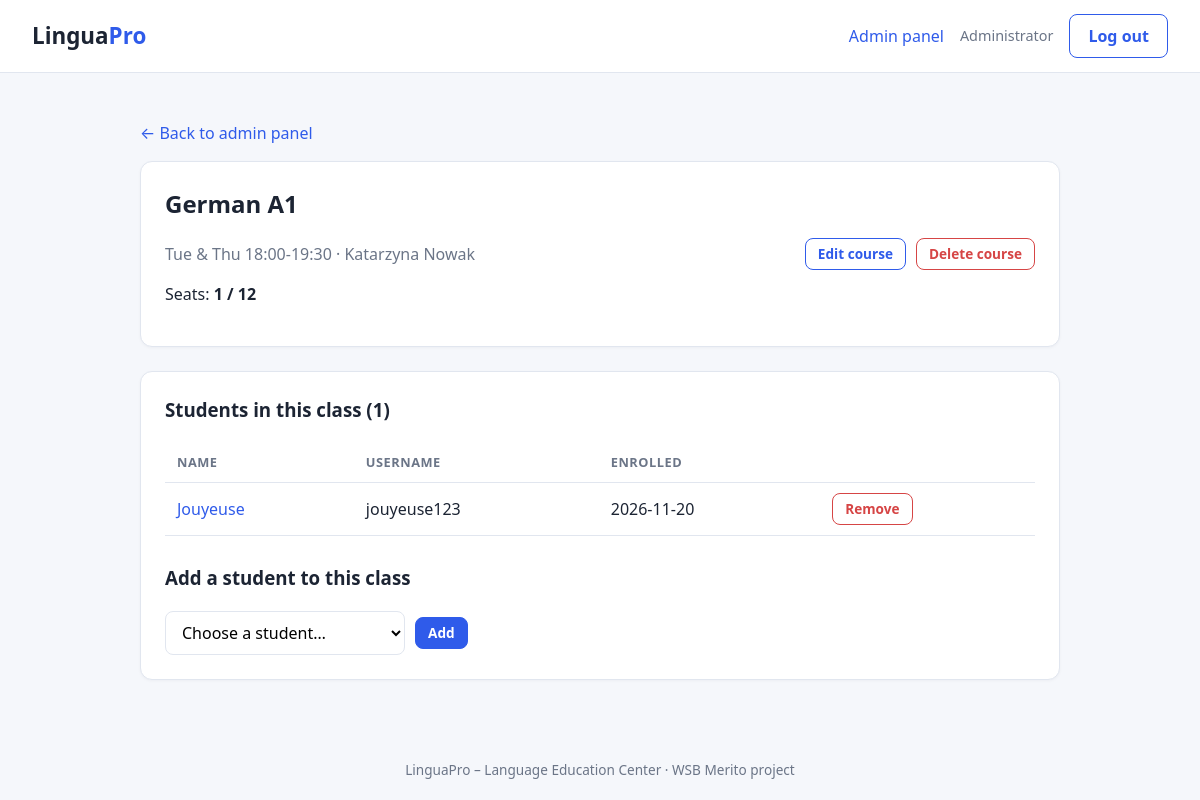
The page /admin/course/4 (signed in) on the database its author committed.
### tables this page shows
CREATE TABLE courses (
    id           INTEGER PRIMARY KEY AUTOINCREMENT,
    name         TEXT NOT NULL,
    language     TEXT NOT NULL,
    level        TEXT NOT NULL,
    schedule     TEXT NOT NULL,
    teacher      TEXT NOT NULL,
    max_students INTEGER NOT NULL DEFAULT 20
);

CREATE TABLE enrollments (
    id          INTEGER PRIMARY KEY AUTOINCREMENT,
    user_id     INTEGER NOT NULL REFERENCES users(id)   ON DELETE CASCADE,
    course_id   INTEGER NOT NULL REFERENCES courses(id) ON DELETE CASCADE,
    enrolled_at TEXT NOT NULL DEFAULT CURRENT_TIMESTAMP,
    UNIQUE (user_id, course_id)
);

CREATE TABLE users (
    id            INTEGER PRIMARY KEY AUTOINCREMENT,
    full_name     TEXT NOT NULL,
    username      TEXT NOT NULL UNIQUE,
    password_hash TEXT NOT NULL,
    role          TEXT NOT NULL CHECK (role IN ('student', 'admin')),
    created_at    TEXT NOT NULL DEFAULT CURRENT_TIMESTAMP
);

### app.py (the view)
@app.route("/admin/course/<int:course_id>")
@login_required("admin")
def admin_course(course_id):
    db = get_db()
    course = get_course_or_404(db, course_id)
    students = db.execute(
        "SELECT u.id, u.full_name, u.username, e.enrolled_at FROM enrollments e "
        "JOIN users u ON u.id = e.user_id WHERE e.course_id = ? "
        "ORDER BY u.full_name", (course_id,)).fetchall()
    candidates = db.execute(
        "SELECT id, full_name, username FROM users WHERE role = 'student' AND id NOT IN "
        "(SELECT user_id FROM enrollments WHERE course_id = ?) ORDER BY full_name",
        (course_id,)).fetchall()
    return render_template("admin_course.html", course=course, students=students,
                           candidates=candidates,
                           is_full=len(students) >= course["max_students"])

### app.py (called while the page is built)
def get_db():
    if "db" not in g:
        g.db = sqlite3.connect(DATABASE)
        g.db.row_factory = sqlite3.Row
        g.db.execute("PRAGMA foreign_keys = ON")
    return g.db

def get_course_or_404(db, course_id):
    course = db.execute("SELECT * FROM courses WHERE id = ?", (course_id,)).fetchone()
    if not course:
        abort(404)
    return course

@app.before_request
def csrf_protect():
    if "csrf" not in session:
        session["csrf"] = secrets.token_hex(16)
    if request.method == "POST":
        token = request.form.get("csrf", "")
        if not secrets.compare_digest(token, session["csrf"]):
            abort(400, "Invalid form token")

@app.context_processor
def inject_globals():
    return {"csrf_token": session.get("csrf", ""),
            "current_role": session.get("role"),
            "current_name": session.get("name")}

def login_required(role):
    def decorator(view):
        @wraps(view)
        def wrapped(*args, **kwargs):
            if session.get("role") != role:
                flash("Please log in to continue.", "error")
                return redirect(url_for("login"))
            return view(*args, **kwargs)
        return wrapped
    return decorator

### templates/admin_course.html (shortened to what this page needs)
{% extends "base.html" %}
{% block content %}
<p><a href="{{ url_for('admin_dashboard') }}">← Back to admin panel</a></p>
<section class="card">
  <div class="row-between">
    <div>
      <h2>{{ course.name }}</h2>
      <p class="muted">{{ course.schedule }} · {{ course.teacher }}</p>
      <p>Seats: <strong>{{ students|length }} / {{ course.max_students }}</strong>
        {% if is_full %}<span class="badge badge-full">Full</span>{% endif %}</p>
    </div>
    <div class="actions-row">
      <a class="btn btn-small btn-ghost" href="{{ url_for('admin_course_edit', course_id=course.id) }}">Edit course</a>
      <form method="post" action="{{ url_for('admin_course_delete', course_id=course.id) }}" class="inline"
            onsubmit="return confirm('Delete this course and remove all its enrollments? This cannot be undone.');">
        <button class="btn btn-small btn-danger" type="submit">Delete course</button>
      </form>
    </div>
  </div>
</section>
<section class="card">
  <h3>Students in this class ({{ students|length }})</h3>
  {% if students %}
  <table>
    <thead><tr><th>Name</th><th>Username</th><th>Enrolled</th><th></th></tr></thead>
    <tbody>
    {% for s in students %}
      <tr>
        <td><a href="{{ url_for('admin_student', student_id=s.id) }}">{{ s.full_name }}</a></td>
        <td>{{ s.username }}</td><td>{{ s.enrolled_at[:10] }}</td>
        <td>
          <form method="post" action="{{ url_for('admin_enrollment_remove') }}" class="inline">
            <button class="btn btn-small btn-danger" type="submit">Remove</button>
          </form>
        </td>
      </tr>
    {% endfor %}
    </tbody>
  </table>
  {% else %}
    <p class="muted">Nobody is enrolled yet.</p>
  {% endif %}
  <h3 class="spaced">Add a student to this class</h3>
  {% if is_full %}
    <p class="muted">The class is full. Remove a student or raise the maximum first.</p>
  {% elif candidates %}
  <form method="post" action="{{ url_for('admin_enrollment_add') }}" class="inline-form">
    <select name="student_id" required>
      <option value="">Choose a student…</option>
    </select>
    <button class="btn btn-small" type="submit">Add</button>
  </form>
  {% else %}
    <p class="muted">There are no other students to add.</p>
  {% endif %}
</section>
{% endblock %}

### static/style.css (style rules this page uses)
:root { --bg: #f5f7fb; --card: #ffffff; --text: #1c2433; --muted: #6b7587; --primary: #2f5bea; --primary-dark: #2346c0; --danger: #d64545; --border: #e1e6ef; --success-bg: #e6f6ec; --success-text: #1d6b3a; --error-bg: #fdecec; --error-text: #9b2c2c; }
* { box-sizing: border-box; }
body { margin: 0; font-family: "Segoe UI", system-ui, -apple-system, Roboto, Arial, sans-serif; background: var(--bg); color: var(--text); line-height: 1.5; min-height: 100vh; display: flex; flex-direction: column; }
a { color: var(--primary); text-decoration: none; }
.card { background: var(--card); border: 1px solid var(--border); border-radius: 12px; padding: 24px; margin-bottom: 24px; box-shadow: 0 1px 3px rgba(20, 30, 60, 0.04); }
h2, h3 { margin-top: 0; }
.muted { color: var(--muted); }
.btn { display: inline-block; background: var(--primary); color: #fff; border: 1px solid var(--primary); padding: 9px 18px; border-radius: 8px; font: inherit; font-weight: 600; cursor: pointer; }
.btn-ghost { background: transparent; color: var(--primary); }
.btn-small { padding: 5px 12px; font-size: 0.85rem; }
.btn-danger { background: transparent; color: var(--danger); border-color: var(--danger); }
form.inline { display: inline; margin: 0; }
table { width: 100%; border-collapse: collapse; margin-top: 8px; }
th, td { text-align: left; padding: 10px 12px; border-bottom: 1px solid var(--border); vertical-align: middle; }
th { font-size: 0.8rem; text-transform: uppercase; letter-spacing: 0.04em; color: var(--muted); }
.row-between { display: flex; justify-content: space-between; align-items: center; gap: 16px; flex-wrap: wrap; }
select { padding: 9px 12px; border: 1px solid var(--border); border-radius: 8px; font: inherit; background: #fff; min-width: 240px; max-width: 100%; }
.inline-form { display: flex; gap: 10px; align-items: center; flex-wrap: wrap; }
.actions-row { display: flex; gap: 10px; align-items: center; flex-wrap: wrap; }
.spaced { margin-top: 28px; }

### rows shown on the page
courses: name "German A1", schedule "Tue & Thu 18:00-19:30", teacher "Katarzyna Nowak", max_students "12"
enrollments: full_name "Jouyeuse", username "jouyeuse123", enrolled_at "2026-11-20"

### other values the page prints
{{ current_name }} "Administrator"
{{ students|length }} "1"
